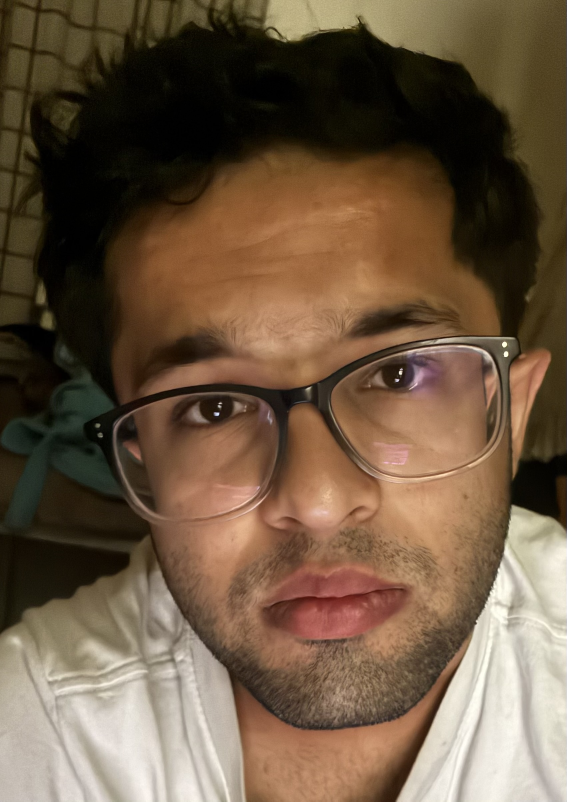
#> input picture pipeline/input/source.jpg, 1699 x 2404 px (shown at 1/3 size)
$ python resize_images.py pipeline/input
#> lines starting #> are read from the running program, lines starting #| are printed output that depends on the picture
"""Resize images to max 1024px on the longest side before running DECA."""
import sys
import os
from PIL import Image

MAX_SIZE = 1024
SUPPORTED = ('.jpg', '.jpeg', '.png', '.bmp', '.webp')

def resize_folder(folder):
#> called with folder = 'pipeline/input'
    images = [f for f in os.listdir(folder) if f.lower().endswith(SUPPORTED)]
    if not images:
        print(f"No images found in {folder}")
        return
    for fname in images:
        path = os.path.join(folder, fname)
        img = Image.open(path)
#> img is the input picture: PIL image 1699x2404 RGB; mean R, G, B 109.3, 88.1, 66.7
        w, h = img.size
#> w = 1699; h = 2404
        if max(w, h) <= MAX_SIZE:
            print(f"  {fname}: {w}x{h} — already small enough, skipped")
            continue
        scale = MAX_SIZE / max(w, h)
#> scale = 0.426
        new_w, new_h = int(w * scale), int(h * scale)
#> new_w = 723; new_h = 1024
        img = img.resize((new_w, new_h), Image.LANCZOS)
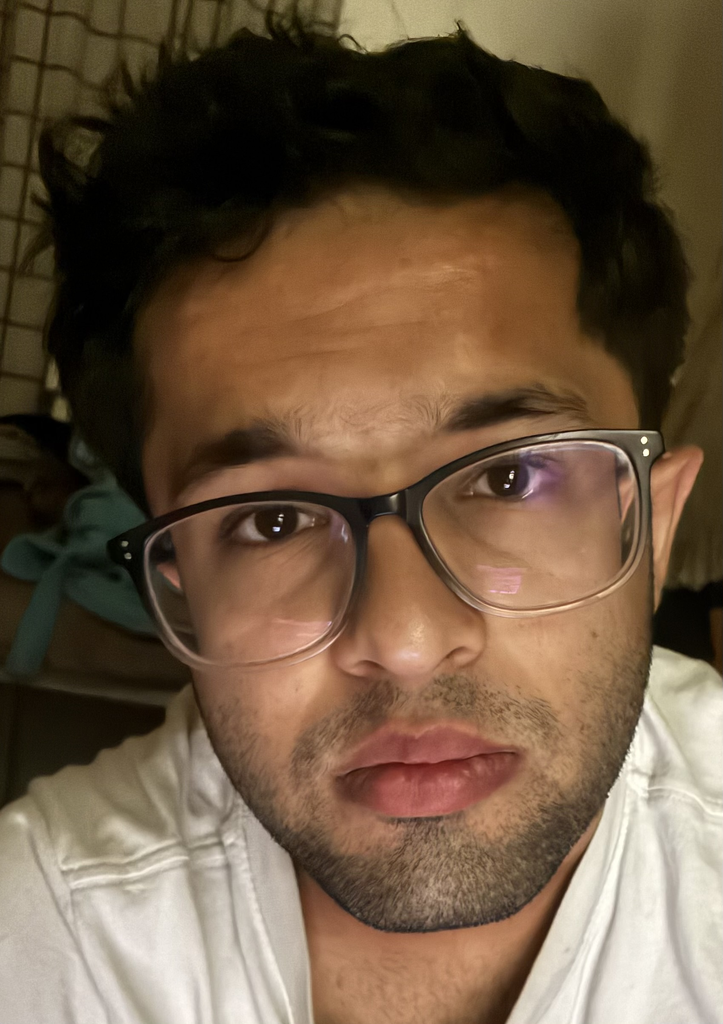
#> img: PIL image 723x1024 RGB; mean R, G, B 109.3, 88.1, 66.7
        img.save(path)
        print(f"  {fname}: {w}x{h} -> {new_w}x{new_h}")
#|   source.jpg: 1699x2404 -> 723x1024

if __name__ == '__main__':
    folder = sys.argv[1] if len(sys.argv) > 1 else '.'
    print(f"Resizing images in: {folder}")
    resize_folder(folder)
    print("Done.")
